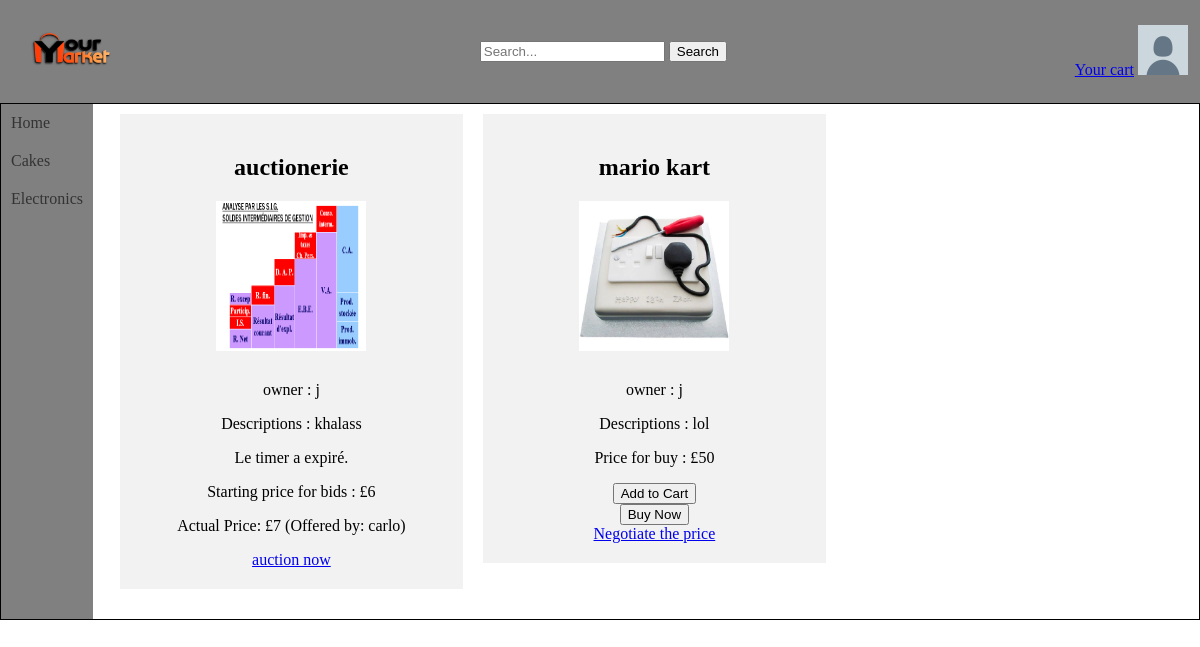
The page /electronics.php (signed in) on the database its author committed.
### tables this page shows
CREATE TABLE IF NOT EXISTS `items` (
  `id` int NOT NULL AUTO_INCREMENT,
  `nameItem` varchar(200) NOT NULL,
  `descriptions` varchar(999) NOT NULL,
  `price` double NOT NULL,
  `categories` int NOT NULL,
  `sellType` int NOT NULL,
  `quantity` int NOT NULL DEFAULT '1',
  `available` tinyint(1) NOT NULL DEFAULT '1',
  `endDate` datetime DEFAULT NULL,
  PRIMARY KEY (`id`)
);

CREATE TABLE IF NOT EXISTS `picturesvideos` (
  `id` int NOT NULL AUTO_INCREMENT,
  `link` varchar(500) NOT NULL,
  PRIMARY KEY (`id`)
);

CREATE TABLE IF NOT EXISTS `sell` (
  `username` varchar(100) NOT NULL,
  `idItem` int NOT NULL,
  PRIMARY KEY (`username`,`idItem`),
  KEY `fk_sell_item` (`idItem`)
);

CREATE TABLE IF NOT EXISTS `bids` (
  `id` int NOT NULL AUTO_INCREMENT,
  `itemId` int NOT NULL,
  `price` int NOT NULL,
  PRIMARY KEY (`id`)
);

CREATE TABLE IF NOT EXISTS `users` (
  `username` varchar(100) NOT NULL,
  `firstName` varchar(100) NOT NULL,
  `familyName` varchar(100) NOT NULL,
  `email` varchar(100) NOT NULL,
  `phone` varchar(15) NOT NULL,
  `passwd` varchar(100) NOT NULL,
  `roles` int NOT NULL,
  `activated` tinyint(1) NOT NULL,
  PRIMARY KEY (`username`)
);

### electronics.php (the view, shortened to what this page needs)
<!DOCTYPE html>
<html>
<head>
    <link rel="stylesheet" type="text/css" href="Constant/styles.css">
</head>
<body>
    <head>
        <?php
        include('Constant/head.php');
        ?>
    </head>
    <div class="page">
        <nav>
            <?php include('Constant/navbar.php'); ?>
        </nav>
        <div class="content">
            <div class="row">
                <?php
                global $conn;
                $currentDatetime = date("Y-m-d H:i:s");
                $sql = "SELECT i.id,nameItem,descriptions,price,categories,quantity,sellType,idLink,link,endDate,username FROM items as i inner join have as h on i.id = h.idItem inner join picturesvideos as pv on h.idLink=pv.id inner join sell as s on i.id=s.idItem  where categories=2 and quantity>0";
                $result = $conn->query($sql);
                if ($result->num_rows > 0) {
                    while ($row = $result->fetch_assoc()) {
                        echo '<div class="column">';
                        echo '<div class="item">';
                        echo '<h2>' . $row["nameItem"] . '</h2>';
                        echo '<img src='. $row["link"] . '>';
                        echo '<p>owner : '.$row["username"].'</p>';
                        echo '<p>Descriptions : ' . $row["descriptions"] . '</p>';
                        if($row["sellType"]==1){
                            echo '<p>Price for buy : £' . $row["price"] . '</p>';
                            echo '<button class="add-to-cart">Add to Cart</button><br>';
                            echo '<button onclick="openPayment();">Buy Now</button><br>';
                            echo '<a href="#" onclick="negotiatePrice('.$row['id'].', '.$row['price'].');">Negotiate the price</a>';
                        }else{
                            if ($currentDatetime >= $row["endDate"]) {
                                echo "Le timer a expiré.";
                            } else {
                                $expiryTime = new DateTime($row["endDate"]);
                                $currentDatetimeObj = new DateTime($currentDatetime);
                                $interval = $currentDatetimeObj->diff($expiryTime);
                                $remainingTime = $interval->format('%y années, %m mois, %d jours, %H heures, %I minutes et %S secondes');
                                echo "Remaining time : " . $remainingTime;
                            }
                            echo '<p>Starting price for bids : £' . $row["price"] . '</p>';
                            $bidPriceSql = "SELECT price FROM bids WHERE itemId = " . $row["id"];
                            $bidPriceResult = $conn->query($bidPriceSql);
                            if ($bidPriceResult->num_rows > 0) {
                                $bidPriceRow = $bidPriceResult->fetch_assoc();
                                $currentPrice = $bidPriceRow['price'];
                                $usernameSql = "SELECT u.username
                                                FROM users AS u
                                                INNER JOIN place AS p ON u.username = p.username
                                                INNER JOIN bids AS b ON p.bidId = b.id
                                                WHERE b.itemId = " . $row["id"];
                                $usernameResult = $conn->query($usernameSql);
                                if ($usernameResult->num_rows > 0) {
                                    $usernameRow = $usernameResult->fetch_assoc();
                                    $username = $usernameRow['username'];
                                    echo '<p>Actual Price: £' . $currentPrice . ' (Offered by: ' . $username . ')</p>';
                                }
                            }
                            echo '<a href="javascript:void(0);" onclick="confirmBid('.$row['id'].', '.$row['price'].');">auction now</a> <br>';
                        }
                        echo '</div>';
                        echo '</div>';
                    }
                }
                ?>
            </div>
        </div>
    </div>
</body>
</html>

### Constant/styles.css (style rules this page uses)
body { margin: 0; padding: 0; }
nav { width: 10%; left: 0; flex-grow: 1; }
.page { border: 1px solid black; display: flex; }
.content { text-align: center; width: 100%; }

### electronics.php (style rules this page uses)
.column { float: left; width: 33.33%; padding: 10px; box-sizing: border-box; }
.row:after { content: ""; display: table; clear: both; }
.item { background-color: #f2f2f2; padding: 20px; margin-bottom: 20px; }
.item img { width: 150px; height: 150px; margin-bottom: 10px; }

### rows shown on the page
items: nameItem "auctionerie", picturesvideos.link (picture), sell.username "j", descriptions "khalass", shows "Le timer a expiré.", price "6", bids.price "7", users.username "carlo"
items: nameItem "mario kart", picturesvideos.link (picture), sell.username "j", descriptions "lol", price "50"
